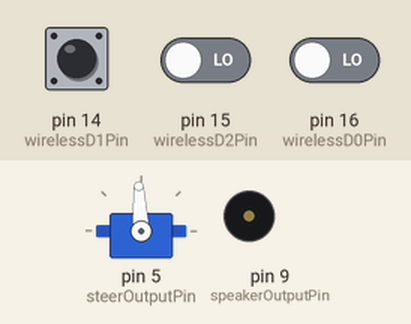
This sketch was run on a simulated Arduino Uno, built with avr-gcc and run on an emulated ATmega328P. Parts: servo, buzzer (waves = sounding). The test bench sets the inputs (shaded band); at power-on: pin 14 (wirelessD1Pin) LOW, pin 15 (wirelessD2Pin) LOW, pin 16 (wirelessD0Pin) LOW.

Above: at 1.2 s.
1.3 s: pin 14 (wirelessD1Pin) driven HIGH
At 1.46 s:
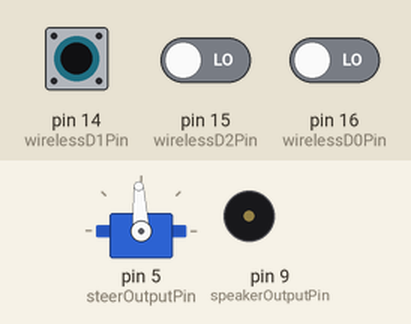
3.1 s: pin 15 (wirelessD2Pin) driven HIGH
At 3.28 s:
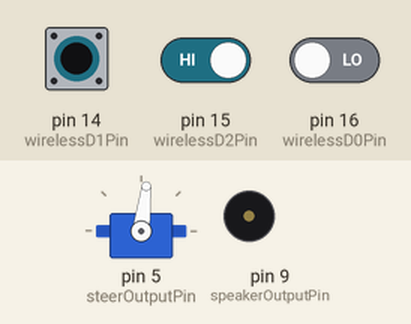
4.9 s: pin 14 (wirelessD1Pin) pulsed LOW 5 times (0.12 s each, 0.3 s apart)
At 7.6 s:
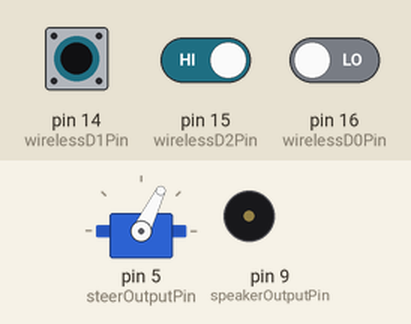
8.1 s: pin 16 (wirelessD0Pin) driven HIGH
At 8.28 s:
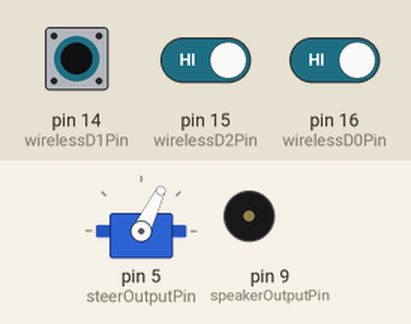
9.9 s: pin 14 (wirelessD1Pin) pulsed LOW 2 times (0.12 s each, 0.3 s apart)
At 11.1 s:
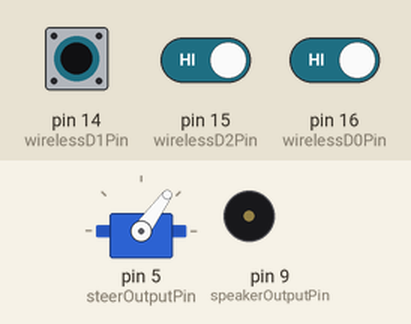
Timing chart, 0 to 12.9 s (numbered marks = the images above; inputs shaded):
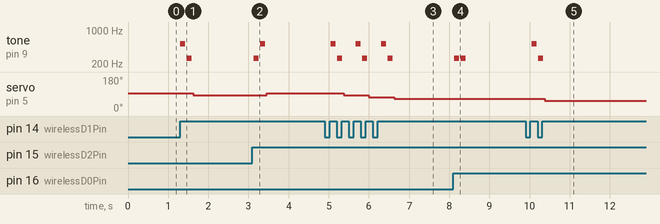

Measured:
- after the input at 1.3 s, tone on pin 9 (speakerOutputPin): silent → 523 Hz at once, → silent 0.13 s later, → 262 Hz 0.04 s later, → silent 0.13 s later; servo on pin 5 (steerOutputPin): 93° → 83° after 0.33 s
- after the input at 3.1 s, tone on pin 9 (speakerOutputPin): silent → 262 Hz at once, → silent 0.13 s later, → 523 Hz 0.04 s later, → silent 0.13 s later; servo on pin 5 (steerOutputPin): 83° → 93° after 0.35 s
- after the input at 4.9 s, tone on pin 9 (speakerOutputPin): silent → 523 Hz after 0.15 s, then repeats every 0.62 s: silent 0.04 s, 262 Hz 0.13 s, silent 0.34 s, 523 Hz 0.13 s, until it stays silent from 6.6 s; servo on pin 5 (steerOutputPin): 93° → 83° after 0.48 s, → 73° 0.62 s later, → 64° 0.62 s later
- after the input at 8.1 s, tone on pin 9 (speakerOutputPin): alternates 262 Hz for 0.13 s and silent for 0.04 s, 4 changes in all, then stays silent, starting at once
- after the input at 9.9 s, tone on pin 9 (speakerOutputPin): silent → 523 Hz after 0.15 s, → silent 0.13 s later, → 262 Hz 0.04 s later, → silent 0.13 s later; servo on pin 5 (steerOutputPin): 64° → 54° after 0.48 s

The sketch:

steering_data_collection.ino
```cpp
#include <Servo.h>
#include "pitch.h"

const int wirelessD0Pin = 16;
bool wirelessD0State = false;
bool wirelessD0Buffer = false;

const int wirelessD1Pin = 14;
bool wirelessD1State = false;
bool wirelessD1Buffer = false;

const int wirelessD2Pin = 15;
bool wirelessD2State = false;
bool wirelessD2Buffer = false;

const int speakerOutputPin = 9;

int songInformation0[2] = {NOTE_C4, NOTE_C4};
int songInformation1[2] = {NOTE_C5, NOTE_C4};
int songInformation2[2] = {NOTE_C4, NOTE_C5};

Servo steering;
const int steerOutputPin = 5;
int currentSteerPWM = 1500;

String message = "";


void setup() {
  pinMode(wirelessD0Pin,INPUT);
  pinMode(wirelessD1Pin,INPUT);
  pinMode(wirelessD2Pin,INPUT);
  pinMode(speakerOutputPin, OUTPUT);
  pinMode(steerOutputPin, OUTPUT);
  steering.attach(steerOutputPin);
  steerDrive(0);
}

void loop() {
  wirelessD0State = digitalRead(wirelessD0Pin);
  wirelessD1State = digitalRead(wirelessD1Pin);
  wirelessD2State = digitalRead(wirelessD2Pin);

  if(wirelessD0State != wirelessD0Buffer && wirelessD0State){
    message.concat("Current Output PWM: ");
    message.concat(currentSteerPWM);
    Serial.println(message);
    message = "";
    playSong(0);
  }

  if(wirelessD1State != wirelessD1Buffer && wirelessD1State){
    currentSteerPWM -= 100;
    playSong(1);
  }

  if(wirelessD2State != wirelessD2Buffer && wirelessD2State){
    currentSteerPWM += 100;
    playSong(2);
  }

  steerDrive(currentSteerPWM);
  wirelessD0Buffer = wirelessD0State;
  wirelessD1Buffer = wirelessD1State;
  wirelessD2Buffer = wirelessD2State;
  delay(100);

}

void steerDrive(int val)
{
  steering.write(val);
}


void playSong(int number){
    for (int thisNote = 0; thisNote < 2; thisNote++) {
      int noteDuration = 125;
      if(number == 0){
        tone(speakerOutputPin, songInformation0[thisNote], noteDuration);
      } else if(number == 1){
        tone(speakerOutputPin, songInformation1[thisNote], noteDuration);
      } else{
        tone(speakerOutputPin, songInformation2[thisNote], noteDuration);
      }
      int pauseBetweenNotes = 162;
      delay(pauseBetweenNotes);
      noTone(speakerOutputPin);
    }
}
```

pitch.h
```cpp
/*************************************************
 * Public Constants
 *************************************************/

#define NOTE_B0  31
#define NOTE_C1  33
#define NOTE_CS1 35
#define NOTE_D1  37
#define NOTE_DS1 39
#define NOTE_E1  41
#define NOTE_F1  44
#define NOTE_FS1 46
#define NOTE_G1  49
#define NOTE_GS1 52
#define NOTE_A1  55
#define NOTE_AS1 58
#define NOTE_B1  62
#define NOTE_C2  65
#define NOTE_CS2 69
#define NOTE_D2  73
#define NOTE_DS2 78
#define NOTE_E2  82
#define NOTE_F2  87
#define NOTE_FS2 93
#define NOTE_G2  98
#define NOTE_GS2 104
#define NOTE_A2  110
#define NOTE_AS2 117
#define NOTE_B2  123
#define NOTE_C3  131
#define NOTE_CS3 139
#define NOTE_D3  147
#define NOTE_DS3 156
#define NOTE_E3  165
#define NOTE_F3  175
#define NOTE_FS3 185
#define NOTE_G3  196
#define NOTE_GS3 208
#define NOTE_A3  220
#define NOTE_AS3 233
#define NOTE_B3  247
#define NOTE_C4  262
#define NOTE_CS4 277
#define NOTE_D4  294
#define NOTE_DS4 311
#define NOTE_E4  330
#define NOTE_F4  349
#define NOTE_FS4 370
#define NOTE_G4  392
#define NOTE_GS4 415
#define NOTE_A4  440
#define NOTE_AS4 466
#define NOTE_B4  494
#define NOTE_C5  523
#define NOTE_CS5 554
#define NOTE_D5  587
#define NOTE_DS5 622
#define NOTE_E5  659
#define NOTE_F5  698
#define NOTE_FS5 740
#define NOTE_G5  784
#define NOTE_GS5 831
#define NOTE_A5  880
#define NOTE_AS5 932
#define NOTE_B5  988
#define NOTE_C6  1047
#define NOTE_CS6 1109
#define NOTE_D6  1175
#define NOTE_DS6 1245
#define NOTE_E6  1319
#define NOTE_F6  1397
#define NOTE_FS6 1480
#define NOTE_G6  1568
#define NOTE_GS6 1661
#define NOTE_A6  1760
#define NOTE_AS6 1865
#define NOTE_B6  1976
#define NOTE_C7  2093
#define NOTE_CS7 2217
#define NOTE_D7  2349
#define NOTE_DS7 2489
#define NOTE_E7  2637
#define NOTE_F7  2794
#define NOTE_FS7 2960
#define NOTE_G7  3136
#define NOTE_GS7 3322
#define NOTE_A7  3520
#define NOTE_AS7 3729
#define NOTE_B7  3951
#define NOTE_C8  4186
#define NOTE_CS8 4435
#define NOTE_D8  4699
#define NOTE_DS8 4978
```
